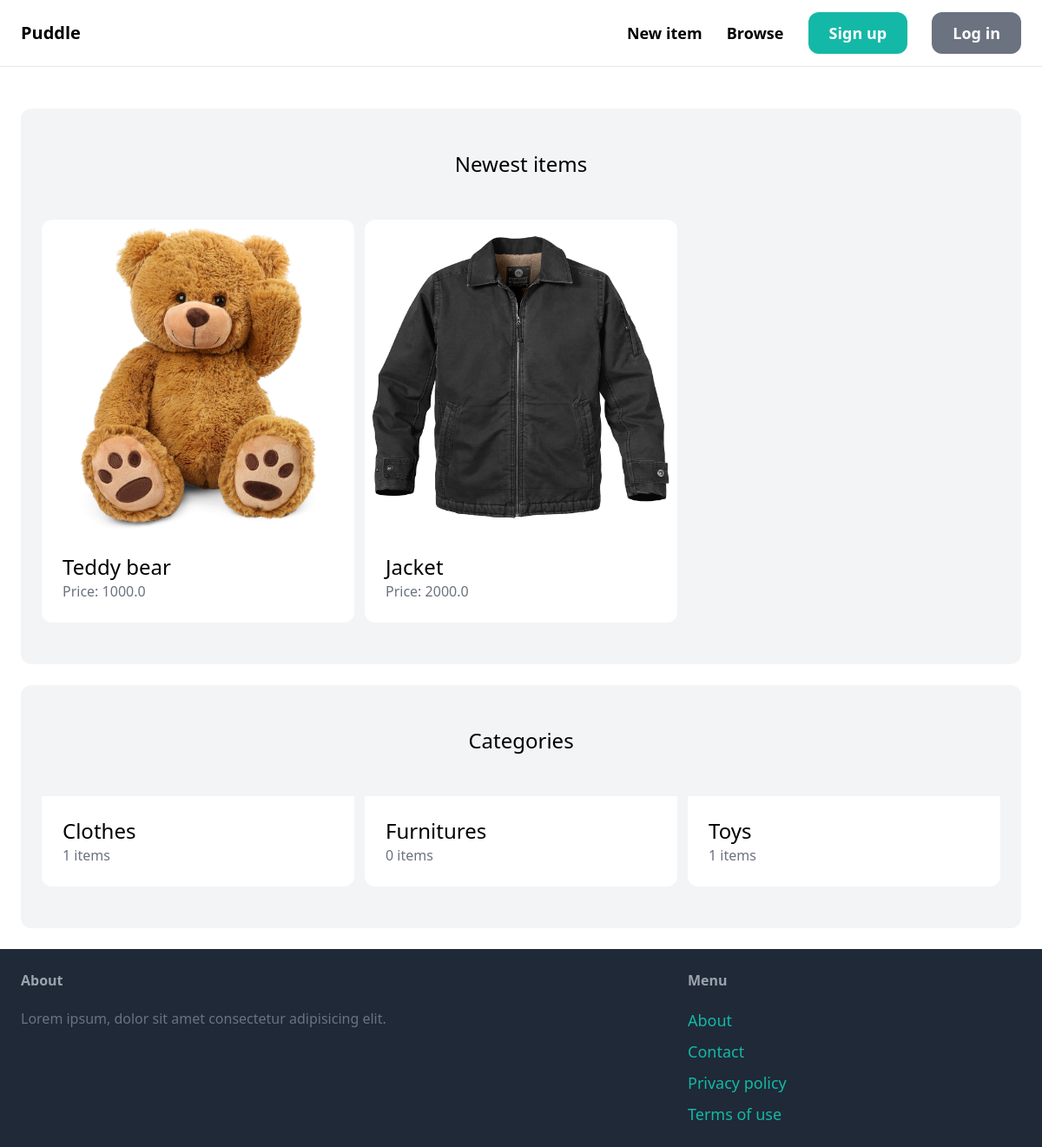
Before: / with the older database file.
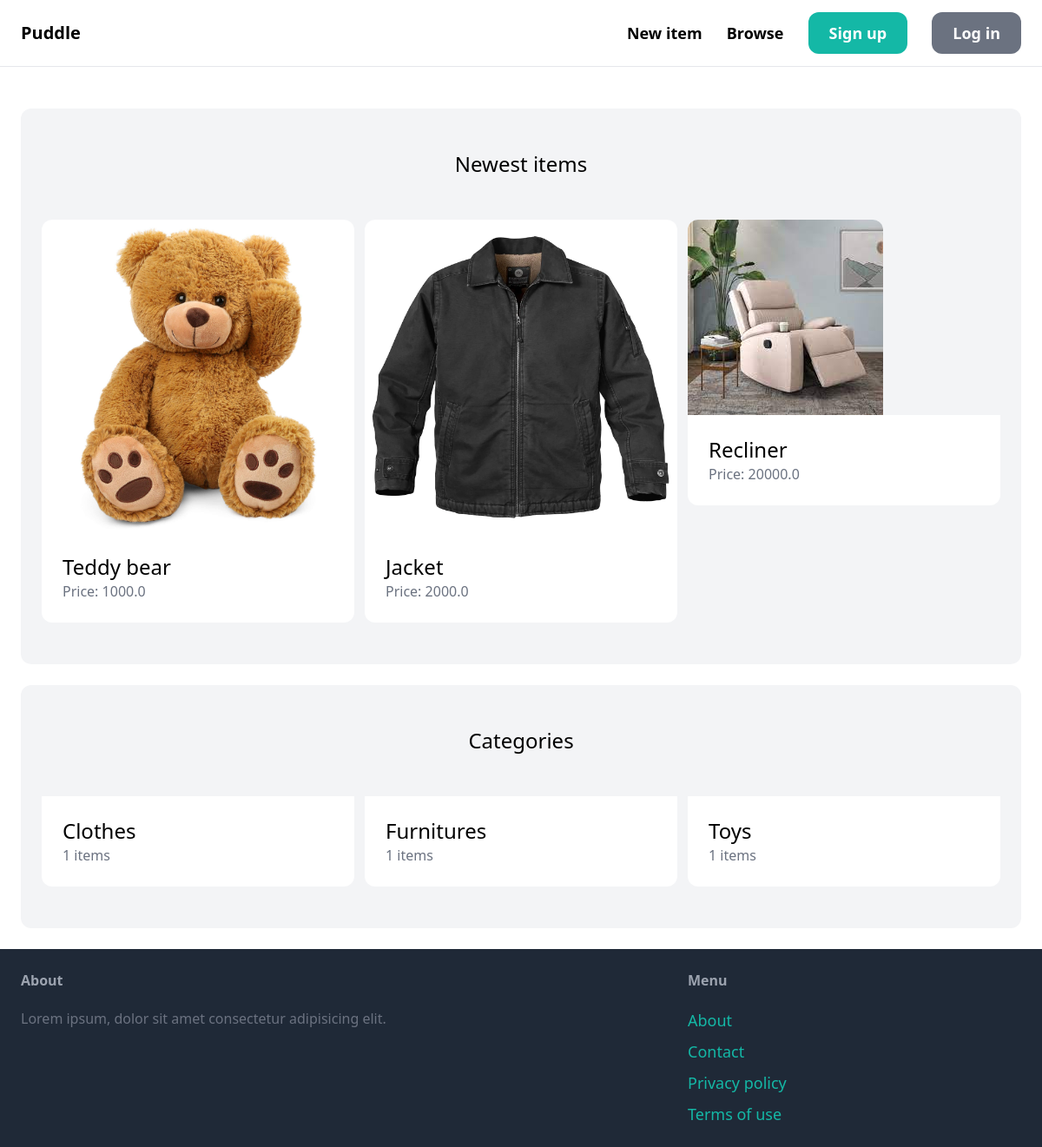
After: the same page with the newer database file.
### item/models.py (models this page shows, shortened)
class Item(models.Model):
    category = models.ForeignKey(Category, related_name='items', on_delete=models.CASCADE)
    name = models.CharField(max_length=255)
    description = models.TextField(blank=True, null=True)
    price = models.FloatField()
    image = models.ImageField(upload_to='items_images', blank=True, null=True)
    is_sold = models.BooleanField(default=False)
    created_by = models.ForeignKey(User, related_name='items', on_delete=models.CASCADE)
    created_at = models.DateTimeField(auto_now_add=True)

class Category(models.Model):
    name = models.CharField(max_length=255)
    class Meta:
        ordering = ('name',)
        verbose_name_plural = 'Categories'

### core/views.py (the view)
# urls.py: path('', views.index, name='index'),
def index(request):
    items = Item.objects.filter(is_sold=False)[0:6]
    categories = Category.objects.all()
    return render(request, 'core/index.html', {
        'categories': categories,
        'items': items,
    })

### core/templates/core/index.html (shortened to what this page needs)
{% extends 'core/base.html' %}
{% block content %}
    <div class="mt-6 px-6 py-12 bg-gray-100 rounded-xl">
        <h2 class="mb-12 text-2xl text-center">Newest items</h2>
        <div class="grid grid-cols-3 gap-3">
            {% for item in items %}
                <div>
                    <a href="{% url 'item:detail' item.id %}">
                        <div>
                            <img src="{{item.image.url}}" class="rounded-t-xl">
                        </div>
                        <div class="p-6 bg-white rounded-b-xl">
                            <h2 class="text-2xl">{{ item.name }}</h2>
                            <p class="text-gray-500">Price: {{ item.price }}</p>
                        </div>
                    </a>
                </div>
            {% endfor %}
        </div>
    </div>
    <div class="mt-6 px-6 py-12 bg-gray-100 rounded-xl">
        <h2 class="mb-12 text-2xl text-center">Categories</h2>
        <div class="grid grid-cols-3 gap-3">
            {% for category in categories %}
                <div>
                    <a href="#">
                        <div class="p-6 bg-white rounded-b-xl">
                            <h2 class="text-2xl">{{ category.name }}</h2>
                            <p class="text-gray-500">{{ category.items.count }} items</p>
                        </div>
                    </a>
                </div>
            {% endfor %}
        </div>
    </div>
{% endblock %}

### core/templates/core/base.html (shortened to what this page needs)
<!DOCTYPE html>
<html>
<head>
<script src="https://cdn.tailwindcss.com"></script>
</head>
<body>
    <nav class="py-6 px-6 flex justify-between items-center border-b border-gray-200">
        <a href="/" class="text-xl font-semibold">Puddle</a>
        <div class="space-x-6">
            <a href="{% url 'item:new' %}" class="text-lg font-semibold hover:text-gray-500">New item</a>
            <a href="#" class="text-lg font-semibold hover:text-gray-500">Browse</a>
            {% if request.user.is_authenticated %}
                <a href="#" class="px-6 py-3 text-lg font-semibold bg-teal-500 text-white rounded-xl hover:bg-teal-700">Inbox</a>
                <a href="{% url 'dashboard:index' %}" class="px-6 py-3 text-lg font-semibold bg-gray-500 text-white rounded-xl hover:bg-gray-700">Dashboard</a>
            {% else %}
                <a href="{% url 'core:signup' %}" class="px-6 py-3 text-lg font-semibold bg-teal-500 text-white rounded-xl hover:bg-teal-700">Sign up</a>
                <a href="{% url 'core:login' %}" class="px-6 py-3 text-lg font-semibold bg-gray-500 text-white rounded-xl hover:bg-gray-700">Log in</a>
            {% endif %}
        </div>
    </nav>
    <div class="px-6 py-6">
        {% block content %}
        {% endblock %}
    </div>
    <footer class="py-6 px-6 flex justify-between bg-gray-800">
        <div class="w-2/3 pr-10">
            <h3 class="mb-5 font-semibold text-gray-400">About</h3>
            <p class="text-gray-500">Lorem ipsum, dolor sit amet consectetur adipisicing elit.</p>
        </div>
        <div class="w-1/3">
            <h3 class="mb-5 font-semibold text-gray-400">Menu</h3>
            <ul class="space-y-2">
                <li><a href="#" class="text-lg text-teal-500 hover:text-teal-700">About</a></li>
                <li><a href="{% url 'core:contact' %}" class="text-lg text-teal-500 hover:text-teal-700">Contact</a></li>
                <li><a href="#" class="text-lg text-teal-500 hover:text-teal-700">Privacy policy</a></li>
                <li><a href="#" class="text-lg text-teal-500 hover:text-teal-700">Terms of use</a></li>
            </ul>
        </div>
    </footer>
</body>
</html>

Changed rows visible on the page:
added Item: image (picture), name "Recliner", price "20000.0"
computed for Category "Furnitures": items.count "0" → "1"
